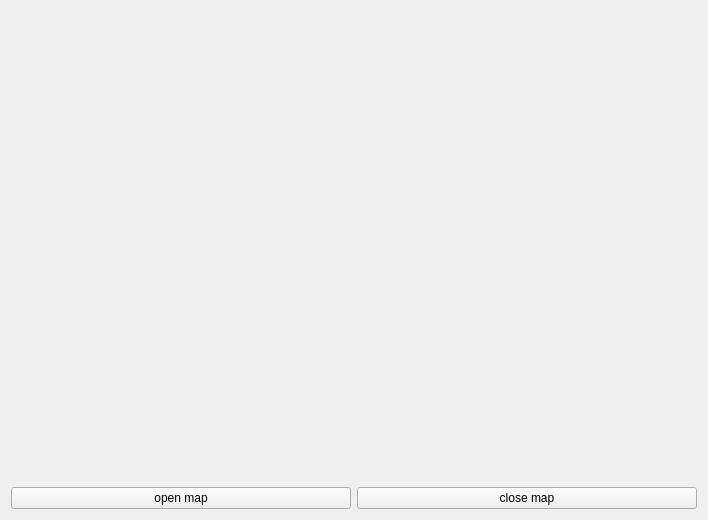
<?xml version="1.0" encoding="UTF-8"?>
<ui version="4.0">
 <class>MapxWindow</class>
 <widget class="QWidget" name="MapxWindow">
  <property name="geometry">
   <rect>
    <x>0</x>
    <y>0</y>
    <width>708</width>
    <height>520</height>
   </rect>
  </property>
  <property name="windowTitle">
   <string>Demo mapx</string>
  </property>
  <layout class="QHBoxLayout" name="horizontalLayout">
   <item>
    <layout class="QVBoxLayout" name="verticalLayout_2">
     <item>
      <layout class="QHBoxLayout" name="horizontalLayout_2">
       <item>
        <widget class="PwGisWidget" name="pwgiswidget" native="true">
         <property name="sizePolicy">
          <sizepolicy hsizetype="Expanding" vsizetype="Expanding">
           <horstretch>0</horstretch>
           <verstretch>0</verstretch>
          </sizepolicy>
         </property>
        </widget>
       </item>
      </layout>
     </item>
     <item>
      <layout class="QHBoxLayout" name="horizontalLayout_3">
       <item>
        <widget class="QPushButton" name="btnOpenMap">
         <property name="text">
          <string>open map</string>
         </property>
        </widget>
       </item>
       <item>
        <widget class="QPushButton" name="btnCloseMap">
         <property name="text">
          <string>close map</string>
         </property>
        </widget>
       </item>
      </layout>
     </item>
    </layout>
   </item>
  </layout>
 </widget>
 <customwidgets>
  <customwidget>
   <class>PwGisWidget</class>
   <extends>QWidget</extends>
   <header location="global">PwGis/pwgiswidget.h</header>
   <container>1</container>
  </customwidget>
 </customwidgets>
 <resources/>
 <connections/>
</ui>
